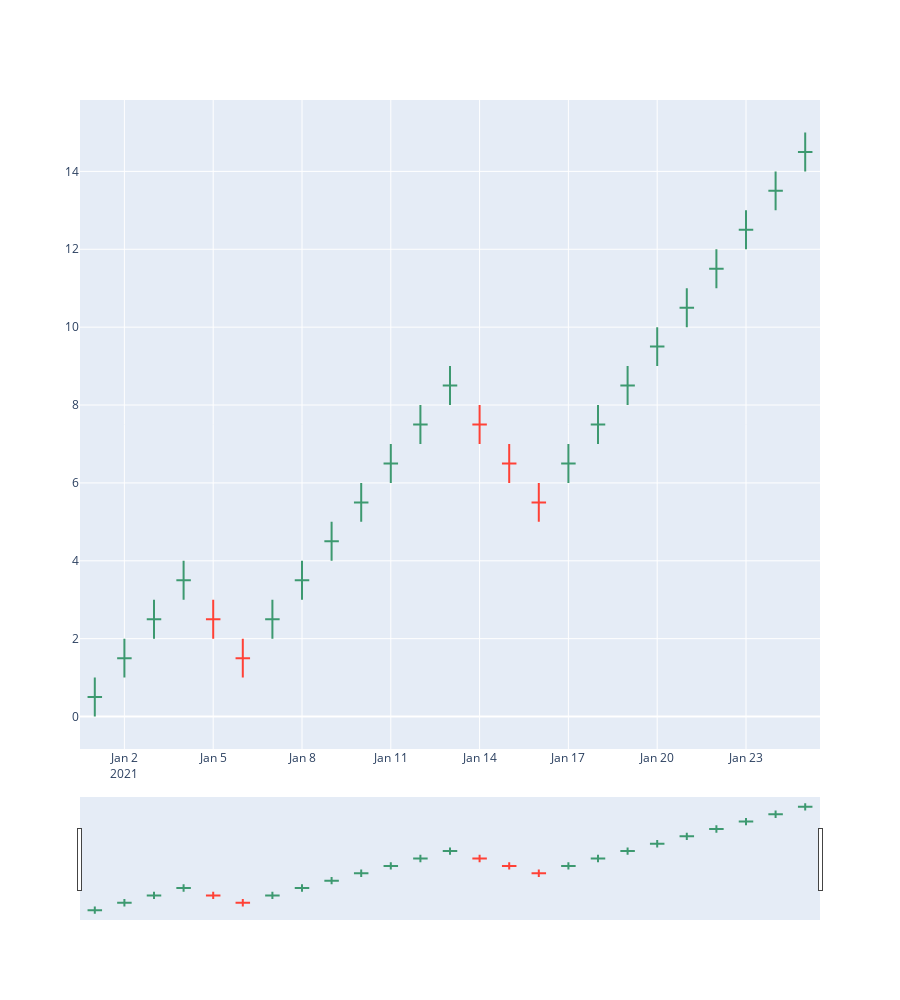

Here is the notebook cell this chart was saved with:
### Markdown cell above
## Define Test data

### Code cell
def grow(arr:List[int], cur:int, times)-> Tuple[List[int], int]:
    for wave in range(times):
        arr.append(cur)
        cur = cur + 1
    return arr, cur

def fall(arr:List[int], cur:int, times)-> Tuple[List[int], int]:
    for wave in range(times):
        arr.append(cur)
        cur = cur - 1
    return arr, cur
    
high_arr,cur = grow([], 1, 3)
high_arr,cur = fall(high_arr, cur, 2)
high_arr,cur = grow(high_arr, cur, 7)
high_arr,cur = fall(high_arr, cur, 3)
high_arr,cur = grow(high_arr, cur, 10)

times = []
for day in range(len(high_arr)):
    times.append(pd.Timestamp(year=2021, month=1, day=day+1))

low_arr = [h-1 for h in high_arr]

mid_arr = []
for idx in range(len(low_arr)):
    mid_arr.append((high_arr[idx]+low_arr[idx])/2)

df = pd.DataFrame(data={
    "O": mid_arr,
    "C": mid_arr,
    "H": high_arr,
    "L": low_arr},
    index=times)
candle_chart(df).show()

### Figure 1 — Plotly figure (JSON) as saved in the notebook; plotly's stock layout.template omitted (floating-point values rounded to 4 significant figures)
{"data": [{"close": [0.5, 1.5, 2.5, 3.5, 2.5, 1.5, 2.5, 3.5, 4.5, 5.5, 6.5, 7.5, 8.5, 7.5, 6.5, 5.5, 6.5, 7.5, 8.5, 9.5, 10.5, 11.5, 12.5, 13.5, 14.5], "high": [1, 2, 3, 4, 3, 2, 3, 4, 5, 6, 7, 8, 9, 8, 7, 6, 7, 8, 9, 10, 11, 12, 13, 14, 15], "low": [0, 1, 2, 3, 2, 1, 2, 3, 4, 5, 6, 7, 8, 7, 6, 5, 6, 7, 8, 9, 10, 11, 12, 13, 14], "open": [0.5, 1.5, 2.5, 3.5, 2.5, 1.5, 2.5, 3.5, 4.5, 5.5, 6.5, 7.5, 8.5, 7.5, 6.5, 5.5, 6.5, 7.5, 8.5, 9.5, 10.5, 11.5, 12.5, 13.5, 14.5], "type": "candlestick", "x": ["2021-01-01T00:00:00", "2021-01-02T00:00:00", "2021-01-03T00:00:00", "2021-01-04T00:00:00", "2021-01-05T00:00:00", "2021-01-06T00:00:00", "2021-01-07T00:00:00", "2021-01-08T00:00:00", "2021-01-09T00:00:00", "2021-01-10T00:00:00", "2021-01-11T00:00:00", "2021-01-12T00:00:00", "2021-01-13T00:00:00", "2021-01-14T00:00:00", "2021-01-15T00:00:00", "2021-01-16T00:00:00", "2021-01-17T00:00:00", "2021-01-18T00:00:00", "2021-01-19T00:00:00", "2021-01-20T00:00:00", "2021-01-21T00:00:00", "2021-01-22T00:00:00", "2021-01-23T00:00:00", "2021-01-24T00:00:00", "2021-01-25T00:00:00"]}], "layout": {"height": 1000, "yaxis": {"fixedrange": false}}}
